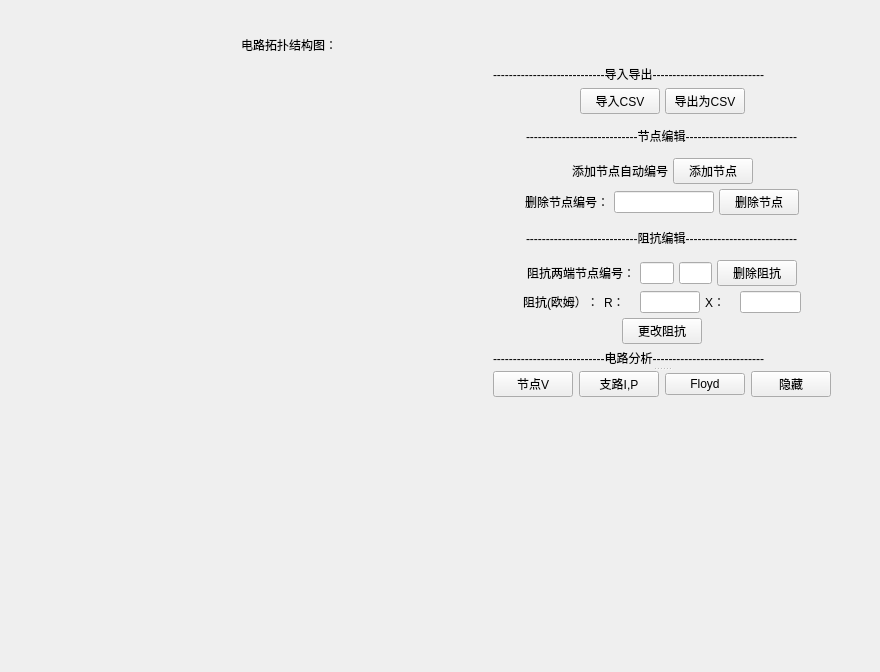
<?xml version="1.0" encoding="UTF-8"?>
<ui version="4.0">
 <class>Widget</class>
 <widget class="QWidget" name="Widget">
  <property name="geometry">
   <rect>
    <x>0</x>
    <y>0</y>
    <width>880</width>
    <height>672</height>
   </rect>
  </property>
  <property name="windowTitle">
   <string>Widget</string>
  </property>
  <widget class="QWidget" name="layoutWidget">
   <property name="geometry">
    <rect>
     <x>90</x>
     <y>30</y>
     <width>741</width>
     <height>401</height>
    </rect>
   </property>
   <layout class="QHBoxLayout" name="horizontalLayout_10" stretch="3,1">
    <property name="spacing">
     <number>5</number>
    </property>
    <item>
     <layout class="QVBoxLayout" name="verticalLayout_2" stretch="1,12">
      <item>
       <layout class="QHBoxLayout" name="horizontalLayout_8">
        <item>
         <spacer name="horizontalSpacer_15">
          <property name="orientation">
           <enum>Qt::Orientation::Horizontal</enum>
          </property>
          <property name="sizeHint" stdset="0">
           <size>
            <width>40</width>
            <height>20</height>
           </size>
          </property>
         </spacer>
        </item>
        <item>
         <widget class="QLabel" name="label_9">
          <property name="text">
           <string>电路拓扑结构图：</string>
          </property>
         </widget>
        </item>
        <item>
         <spacer name="horizontalSpacer_16">
          <property name="orientation">
           <enum>Qt::Orientation::Horizontal</enum>
          </property>
          <property name="sizeHint" stdset="0">
           <size>
            <width>40</width>
            <height>20</height>
           </size>
          </property>
         </spacer>
        </item>
       </layout>
      </item>
      <item>
       <layout class="QHBoxLayout" name="horizontalLayout_9" stretch="1,9,1">
        <item>
         <spacer name="horizontalSpacer_17">
          <property name="orientation">
           <enum>Qt::Orientation::Horizontal</enum>
          </property>
          <property name="sizeType">
           <enum>QSizePolicy::Policy::Expanding</enum>
          </property>
          <property name="sizeHint" stdset="0">
           <size>
            <width>40</width>
            <height>20</height>
           </size>
          </property>
         </spacer>
        </item>
        <item>
         <widget class="paintwidget" name="graphWidget" native="true">
          <property name="sizePolicy">
           <sizepolicy hsizetype="Preferred" vsizetype="Preferred">
            <horstretch>0</horstretch>
            <verstretch>0</verstretch>
           </sizepolicy>
          </property>
         </widget>
        </item>
        <item>
         <spacer name="horizontalSpacer_18">
          <property name="orientation">
           <enum>Qt::Orientation::Horizontal</enum>
          </property>
          <property name="sizeType">
           <enum>QSizePolicy::Policy::Expanding</enum>
          </property>
          <property name="sizeHint" stdset="0">
           <size>
            <width>40</width>
            <height>20</height>
           </size>
          </property>
         </spacer>
        </item>
       </layout>
      </item>
     </layout>
    </item>
    <item>
     <layout class="QVBoxLayout" name="verticalLayout" stretch="1,0,0,1,1,1,1,1,1,1,1,1">
      <item>
       <spacer name="verticalSpacer">
        <property name="orientation">
         <enum>Qt::Orientation::Vertical</enum>
        </property>
        <property name="sizeHint" stdset="0">
         <size>
          <width>20</width>
          <height>40</height>
         </size>
        </property>
       </spacer>
      </item>
      <item>
       <widget class="QLabel" name="label_11">
        <property name="text">
         <string>----------------------------导入导出----------------------------</string>
        </property>
       </widget>
      </item>
      <item>
       <layout class="QHBoxLayout" name="horizontalLayout_12">
        <item>
         <spacer name="horizontalSpacer_24">
          <property name="orientation">
           <enum>Qt::Orientation::Horizontal</enum>
          </property>
          <property name="sizeHint" stdset="0">
           <size>
            <width>40</width>
            <height>20</height>
           </size>
          </property>
         </spacer>
        </item>
        <item>
         <widget class="QPushButton" name="importButton">
          <property name="text">
           <string>导入CSV</string>
          </property>
         </widget>
        </item>
        <item>
         <widget class="QPushButton" name="pushButton">
          <property name="text">
           <string>导出为CSV</string>
          </property>
         </widget>
        </item>
        <item>
         <spacer name="horizontalSpacer_23">
          <property name="orientation">
           <enum>Qt::Orientation::Horizontal</enum>
          </property>
          <property name="sizeHint" stdset="0">
           <size>
            <width>40</width>
            <height>20</height>
           </size>
          </property>
         </spacer>
        </item>
       </layout>
      </item>
      <item>
       <layout class="QHBoxLayout" name="horizontalLayout_7">
        <item>
         <spacer name="horizontalSpacer_7">
          <property name="orientation">
           <enum>Qt::Orientation::Horizontal</enum>
          </property>
          <property name="sizeHint" stdset="0">
           <size>
            <width>40</width>
            <height>20</height>
           </size>
          </property>
         </spacer>
        </item>
        <item>
         <widget class="QLabel" name="label_2">
          <property name="text">
           <string>----------------------------节点编辑----------------------------</string>
          </property>
         </widget>
        </item>
        <item>
         <spacer name="horizontalSpacer_8">
          <property name="orientation">
           <enum>Qt::Orientation::Horizontal</enum>
          </property>
          <property name="sizeHint" stdset="0">
           <size>
            <width>40</width>
            <height>20</height>
           </size>
          </property>
         </spacer>
        </item>
       </layout>
      </item>
      <item>
       <layout class="QHBoxLayout" name="horizontalLayout">
        <item>
         <spacer name="horizontalSpacer">
          <property name="orientation">
           <enum>Qt::Orientation::Horizontal</enum>
          </property>
          <property name="sizeHint" stdset="0">
           <size>
            <width>40</width>
            <height>20</height>
           </size>
          </property>
         </spacer>
        </item>
        <item>
         <widget class="QLabel" name="label">
          <property name="text">
           <string>添加节点自动编号</string>
          </property>
         </widget>
        </item>
        <item>
         <widget class="QPushButton" name="Add_Button">
          <property name="text">
           <string>添加节点</string>
          </property>
         </widget>
        </item>
        <item>
         <spacer name="horizontalSpacer_2">
          <property name="orientation">
           <enum>Qt::Orientation::Horizontal</enum>
          </property>
          <property name="sizeHint" stdset="0">
           <size>
            <width>40</width>
            <height>20</height>
           </size>
          </property>
         </spacer>
        </item>
       </layout>
      </item>
      <item>
       <layout class="QHBoxLayout" name="horizontalLayout_2">
        <item>
         <spacer name="horizontalSpacer_9">
          <property name="orientation">
           <enum>Qt::Orientation::Horizontal</enum>
          </property>
          <property name="sizeHint" stdset="0">
           <size>
            <width>40</width>
            <height>20</height>
           </size>
          </property>
         </spacer>
        </item>
        <item>
         <widget class="QLabel" name="label_4">
          <property name="text">
           <string>删除节点编号：</string>
          </property>
         </widget>
        </item>
        <item>
         <widget class="QLineEdit" name="Delete_txt">
          <property name="text">
           <string/>
          </property>
         </widget>
        </item>
        <item>
         <widget class="QPushButton" name="Delete_Button">
          <property name="text">
           <string>删除节点</string>
          </property>
         </widget>
        </item>
        <item>
         <spacer name="horizontalSpacer_10">
          <property name="orientation">
           <enum>Qt::Orientation::Horizontal</enum>
          </property>
          <property name="sizeHint" stdset="0">
           <size>
            <width>40</width>
            <height>20</height>
           </size>
          </property>
         </spacer>
        </item>
       </layout>
      </item>
      <item>
       <layout class="QHBoxLayout" name="horizontalLayout_6">
        <item>
         <spacer name="horizontalSpacer_5">
          <property name="orientation">
           <enum>Qt::Orientation::Horizontal</enum>
          </property>
          <property name="sizeHint" stdset="0">
           <size>
            <width>40</width>
            <height>20</height>
           </size>
          </property>
         </spacer>
        </item>
        <item>
         <widget class="QLabel" name="label_3">
          <property name="text">
           <string>----------------------------阻抗编辑----------------------------</string>
          </property>
         </widget>
        </item>
        <item>
         <spacer name="horizontalSpacer_6">
          <property name="orientation">
           <enum>Qt::Orientation::Horizontal</enum>
          </property>
          <property name="sizeHint" stdset="0">
           <size>
            <width>40</width>
            <height>20</height>
           </size>
          </property>
         </spacer>
        </item>
       </layout>
      </item>
      <item>
       <layout class="QHBoxLayout" name="horizontalLayout_3" stretch="1,1,1,1,0,1">
        <item>
         <spacer name="horizontalSpacer_11">
          <property name="orientation">
           <enum>Qt::Orientation::Horizontal</enum>
          </property>
          <property name="sizeHint" stdset="0">
           <size>
            <width>13</width>
            <height>22</height>
           </size>
          </property>
         </spacer>
        </item>
        <item>
         <widget class="QLabel" name="label_5">
          <property name="text">
           <string>阻抗两端节点编号：</string>
          </property>
         </widget>
        </item>
        <item>
         <widget class="QLineEdit" name="Bus_txt1">
          <property name="text">
           <string/>
          </property>
         </widget>
        </item>
        <item>
         <widget class="QLineEdit" name="Bus_txt2">
          <property name="text">
           <string/>
          </property>
         </widget>
        </item>
        <item>
         <widget class="QPushButton" name="Delete_impedance">
          <property name="text">
           <string>删除阻抗</string>
          </property>
         </widget>
        </item>
        <item>
         <spacer name="horizontalSpacer_12">
          <property name="orientation">
           <enum>Qt::Orientation::Horizontal</enum>
          </property>
          <property name="sizeHint" stdset="0">
           <size>
            <width>13</width>
            <height>22</height>
           </size>
          </property>
         </spacer>
        </item>
       </layout>
      </item>
      <item>
       <layout class="QHBoxLayout" name="horizontalLayout_4" stretch="1,1,1,2,1,2,1">
        <item>
         <spacer name="horizontalSpacer_13">
          <property name="orientation">
           <enum>Qt::Orientation::Horizontal</enum>
          </property>
          <property name="sizeHint" stdset="0">
           <size>
            <width>40</width>
            <height>20</height>
           </size>
          </property>
         </spacer>
        </item>
        <item>
         <widget class="QLabel" name="label_6">
          <property name="text">
           <string>阻抗(欧姆）：</string>
          </property>
         </widget>
        </item>
        <item>
         <widget class="QLabel" name="label_7">
          <property name="text">
           <string>R：</string>
          </property>
         </widget>
        </item>
        <item>
         <widget class="QLineEdit" name="Resistance_txt">
          <property name="text">
           <string/>
          </property>
         </widget>
        </item>
        <item>
         <widget class="QLabel" name="label_8">
          <property name="text">
           <string>X：</string>
          </property>
         </widget>
        </item>
        <item>
         <widget class="QLineEdit" name="Reactance_txt">
          <property name="text">
           <string/>
          </property>
         </widget>
        </item>
        <item>
         <spacer name="horizontalSpacer_14">
          <property name="orientation">
           <enum>Qt::Orientation::Horizontal</enum>
          </property>
          <property name="sizeHint" stdset="0">
           <size>
            <width>40</width>
            <height>20</height>
           </size>
          </property>
         </spacer>
        </item>
       </layout>
      </item>
      <item>
       <layout class="QHBoxLayout" name="horizontalLayout_5">
        <item>
         <spacer name="horizontalSpacer_3">
          <property name="orientation">
           <enum>Qt::Orientation::Horizontal</enum>
          </property>
          <property name="sizeHint" stdset="0">
           <size>
            <width>40</width>
            <height>20</height>
           </size>
          </property>
         </spacer>
        </item>
        <item>
         <widget class="QPushButton" name="Change_impedance">
          <property name="text">
           <string>更改阻抗</string>
          </property>
         </widget>
        </item>
        <item>
         <spacer name="horizontalSpacer_4">
          <property name="orientation">
           <enum>Qt::Orientation::Horizontal</enum>
          </property>
          <property name="sizeHint" stdset="0">
           <size>
            <width>40</width>
            <height>20</height>
           </size>
          </property>
         </spacer>
        </item>
       </layout>
      </item>
      <item>
       <widget class="QSplitter" name="splitter">
        <property name="orientation">
         <enum>Qt::Orientation::Vertical</enum>
        </property>
        <widget class="QLabel" name="label_10">
         <property name="text">
          <string>----------------------------电路分析----------------------------</string>
         </property>
        </widget>
        <widget class="QWidget" name="layoutWidget">
         <layout class="QHBoxLayout" name="horizontalLayout_11">
          <item>
           <spacer name="horizontalSpacer_19">
            <property name="orientation">
             <enum>Qt::Orientation::Horizontal</enum>
            </property>
            <property name="sizeHint" stdset="0">
             <size>
              <width>40</width>
              <height>20</height>
             </size>
            </property>
           </spacer>
          </item>
          <item>
           <widget class="QPushButton" name="analyseButton">
            <property name="text">
             <string>节点V</string>
            </property>
           </widget>
          </item>
          <item>
           <widget class="QPushButton" name="analyseButton_2">
            <property name="text">
             <string>支路I,P</string>
            </property>
           </widget>
          </item>
          <item>
           <widget class="QPushButton" name="floydButton">
            <property name="text">
             <string>Floyd</string>
            </property>
           </widget>
          </item>
          <item>
           <spacer name="horizontalSpacer_20">
            <property name="orientation">
             <enum>Qt::Orientation::Horizontal</enum>
            </property>
            <property name="sizeHint" stdset="0">
             <size>
              <width>40</width>
              <height>20</height>
             </size>
            </property>
           </spacer>
          </item>
          <item>
           <widget class="QPushButton" name="pushButton_2">
            <property name="text">
             <string>隐藏</string>
            </property>
           </widget>
          </item>
          <item>
           <spacer name="horizontalSpacer_21">
            <property name="orientation">
             <enum>Qt::Orientation::Horizontal</enum>
            </property>
            <property name="sizeHint" stdset="0">
             <size>
              <width>40</width>
              <height>20</height>
             </size>
            </property>
           </spacer>
          </item>
         </layout>
        </widget>
       </widget>
      </item>
      <item>
       <spacer name="verticalSpacer_2">
        <property name="orientation">
         <enum>Qt::Orientation::Vertical</enum>
        </property>
        <property name="sizeHint" stdset="0">
         <size>
          <width>20</width>
          <height>40</height>
         </size>
        </property>
       </spacer>
      </item>
     </layout>
    </item>
   </layout>
  </widget>
 </widget>
 <customwidgets>
  <customwidget>
   <class>paintwidget</class>
   <extends>QWidget</extends>
   <header location="global">paintwidget.h</header>
   <container>1</container>
  </customwidget>
 </customwidgets>
 <resources/>
 <connections/>
</ui>
